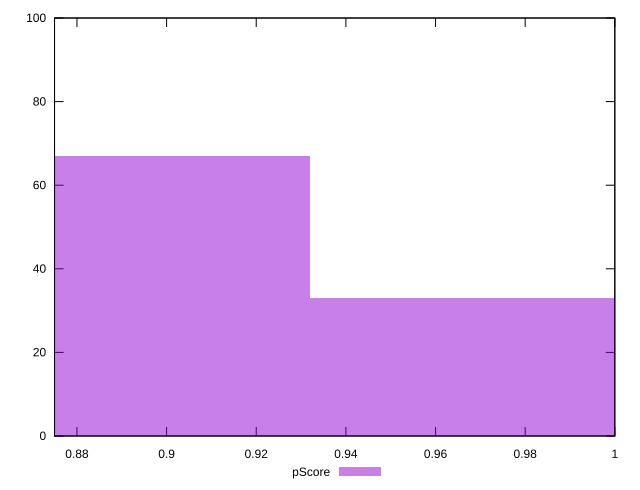

Here is the gnuplot script that generated this plot:
reset

$pScore <<EOF
0.8602612988448013 67
1.0036381819856015 33
EOF

set key outside below
set boxwidth 0.14337688314080022
set xrange [0.875:1]
set yrange [0:100]
set trange [0:100]
set style fill transparent solid 0.5 noborder
set terminal svg size 640, 490 enhanced background rgb 'white'
set output "reports/report_00033_2021-03-01T14-23-16.841Z/unminified-javascript/samples/astro/pScore/histogram.svg"

plot $pScore title "pScore" with boxes

reset
